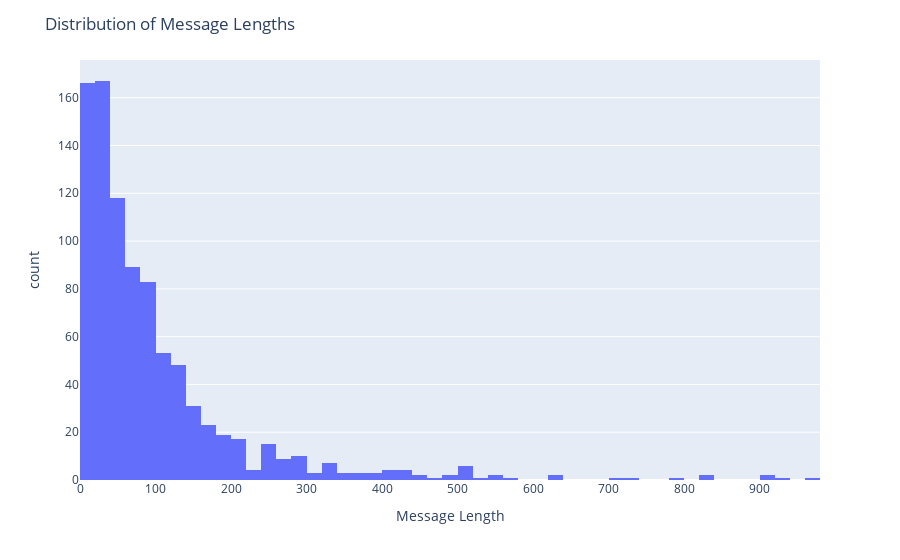

Notebook code cell kept with this figure:
### Code cell
# Assuming your DataFrame is named df
message_lengths = data['message'].str.len()

# Create a histogram plot using Plotly Express
fig = px.histogram(x=message_lengths, nbins=50, labels={'x': 'Message Length', 'y': 'Frequency'})
fig.update_layout(title='Distribution of Message Lengths')
fig.show()

#Save
fig.write_image('./images/message_length_histogram.pdf', format='pdf')

### Figure 1 — Plotly figure (JSON) as saved in the notebook; plotly's stock layout.template omitted (floating-point values rounded to 4 significant figures; data arrays with more than 128 entries replaced by an {"elided": "..."} marker saying what was removed)
{"data": [{"alignmentgroup": "True", "bingroup": "x", "hovertemplate": "Message Length=%{x}<br>count=%{y}<extra></extra>", "legendgroup": "", "marker": {"color": "#636efa", "pattern": {"shape": ""}}, "name": "", "nbinsx": 50, "offsetgroup": "", "orientation": "v", "showlegend": false, "type": "histogram", "x": {"elided": "905 int values"}, "xaxis": "x", "yaxis": "y"}], "layout": {"barmode": "relative", "legend": {"tracegroupgap": 0}, "margin": {"t": 60}, "title": {"text": "Distribution of Message Lengths"}, "xaxis": {"anchor": "y", "domain": [0, 1], "title": {"text": "Message Length"}}, "yaxis": {"anchor": "x", "domain": [0, 1], "title": {"text": "count"}}}}
